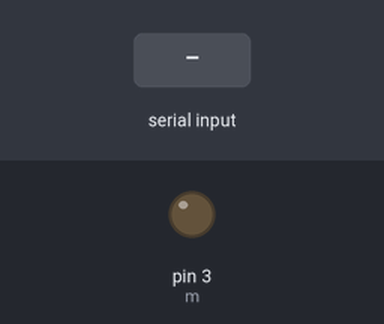
The sketch below on a simulated Arduino Uno, built with avr-gcc and run on an emulated ATmega328P. On the bench: output pins drawn as LEDs (lit = HIGH). The test bench sets the inputs (shaded band). What the sketch prints to the serial monitor is not drawn.

Above: at 1.2 s.
1.3 s: "90,45\n" received over Serial
At 2.1 s:
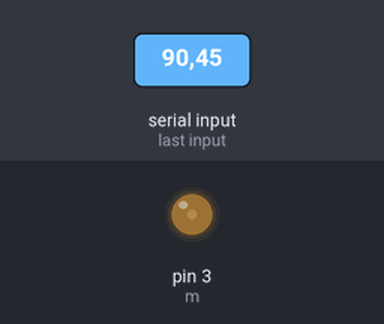
3.8 s: "30,150\n" received over Serial
At 4.6 s:
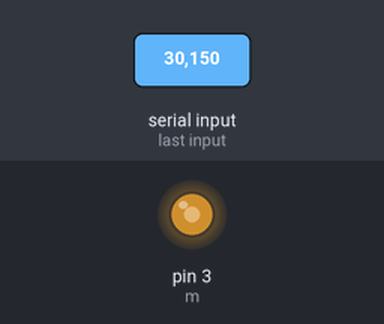
6.3 s: "200\n" received over Serial
At 7.1 s:
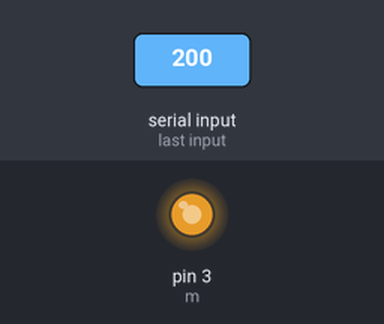
Timing chart, 0 to 9.3 s (numbered marks = the images above; inputs shaded):
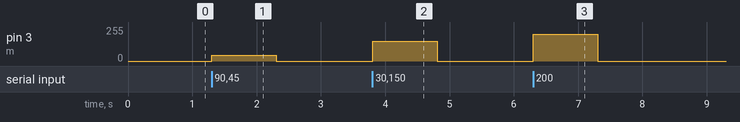

The sketch:

p7a.ino
```cpp
int m=3;

void setup() {
  // put your setup code here, to run once:
  pinMode(m,OUTPUT);
  Serial.begin(9600);
  while(!Serial);
  Serial.println("Speed 0 to 255");
}

void loop() {
  // put your main code here, to run repeatedly:
  if(Serial.available()){
    int speed=Serial.parseInt();
    if(speed>=0 && speed<=255){
      analogWrite(m,speed);
    }
  }
}
```

Measured:
- after the input at 1.3 s, pin 3 (m): 0/255 → 45/255 at once, → 0/255 1.0 s later
- after the input at 3.8 s, pin 3 (m): 0/255 → 150/255 at once, → 0/255 1.0 s later
- after the input at 6.3 s, pin 3 (m): 0/255 → 200/255 at once, → 0/255 1.0 s later
